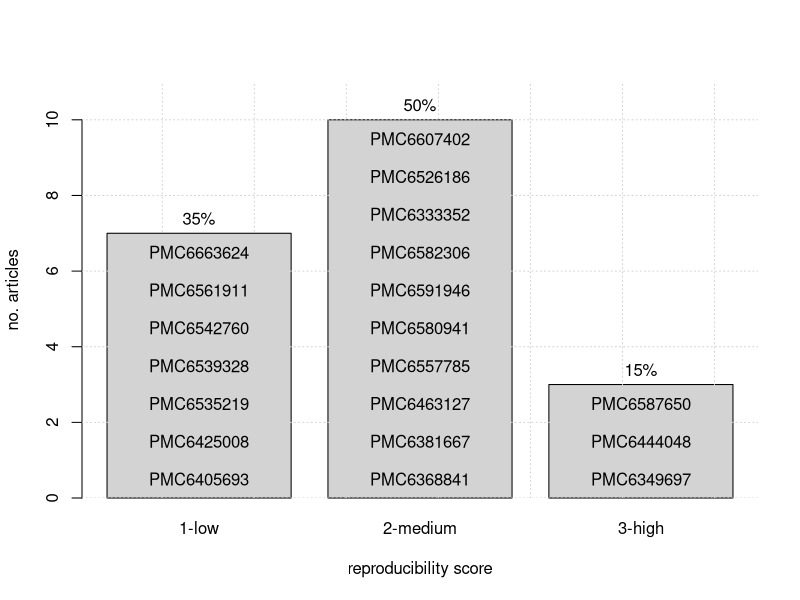

R code for this plot:
## ---- chunk 1

library("DiagrammeR")

## ---- chunk 2

score1 <- c("PMC6405693","PMC6425008","PMC6535219","PMC6539328","PMC6542760","PMC6561911","PMC6663624")
score2 <- c("PMC6368841","PMC6381667","PMC6463127","PMC6557785","PMC6580941","PMC6591946",
  "PMC6582306","PMC6333352","PMC6526186","PMC6607402")
score3 <- c("PMC6349697","PMC6444048","PMC6587650")
l <- list("1-low"=score1,"2-medium"=score2,"3-high"=score3)

barplot(unlist(lapply(l,length)),col="lightgray",
  xlab="reproducibility score",ylab="no. articles",
  ylim=c(0,11))

grid()
text(0.7,1:7-0.5,labels=score1)
text(1.9,1:10-0.5,labels=score2)
text(3.1,1:3-0.5,labels=score3)

pc <- unlist(lapply(l,length)) / sum(unlist(lapply(l,length))) * 100
pc2 <- paste(pc,"%",sep="")
text(c(0.7,1.9,3.1),unlist(lapply(l,length))+0.4,labels=pc2)

## ---- chunk 3

grViz("digraph flowchart {
      node [fontname = Helvetica, shape = rectangle]
      tab1 [label = '@@1']
      tab2 [label = '@@2']
      tab3 [label = '@@3']
      tab4 [label = '@@4']
      tab5 [label = '@@5']
      tab6 [label = '@@6']
      tab1 -> tab2 -> tab3 -> tab4 -> tab6;
      tab3 -> tab5 -> tab6 }
      [1]: 'Fetch RNA-seq from DEE2'
      [2]: 'Quality control'
      [3]: 'Differential expression'
      [4]: 'Over-representation analysis'
      [5]: 'Functional class scoring'
      [6]: 'Euler diagram'
")
